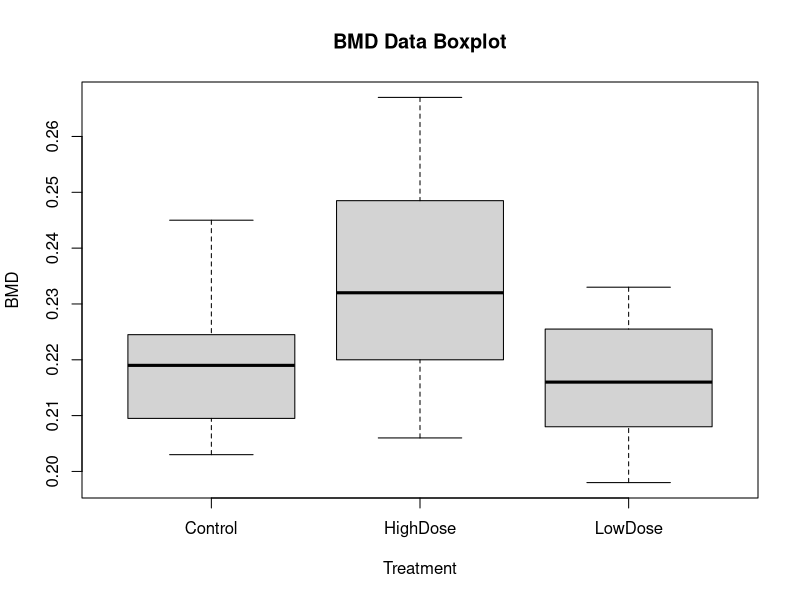
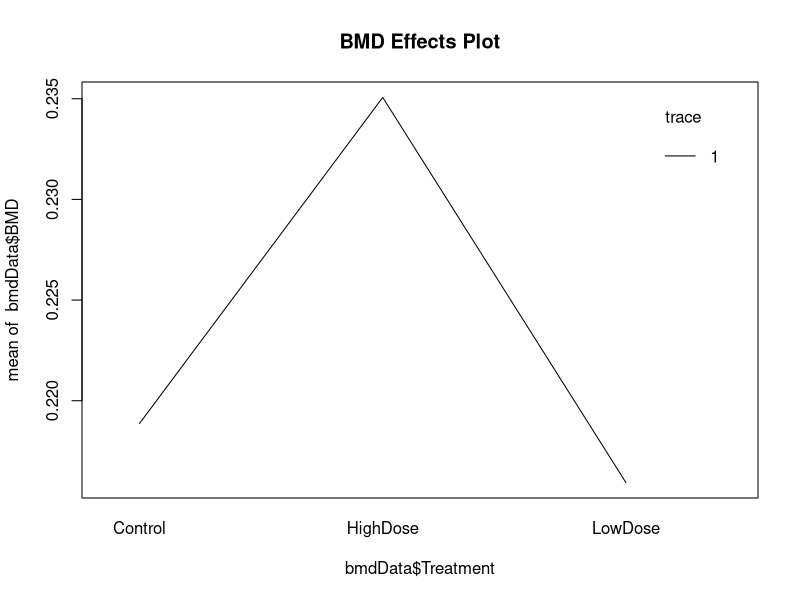
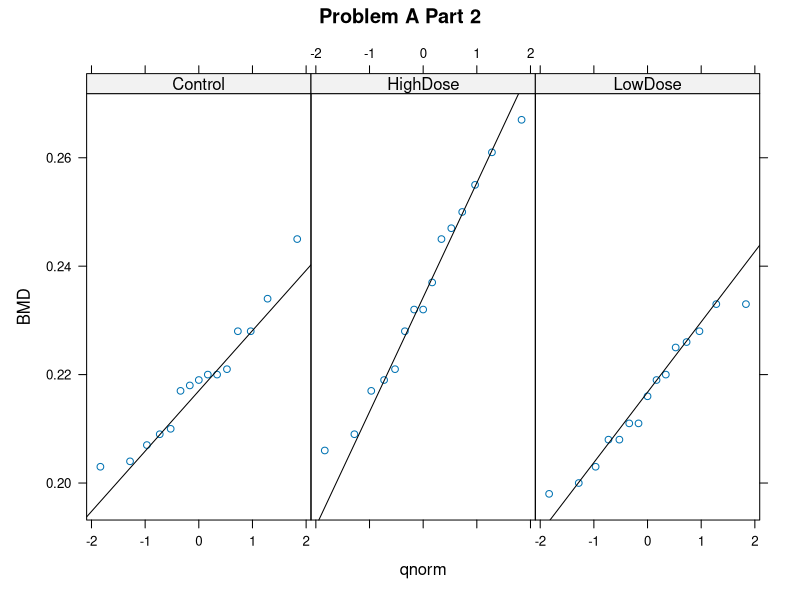
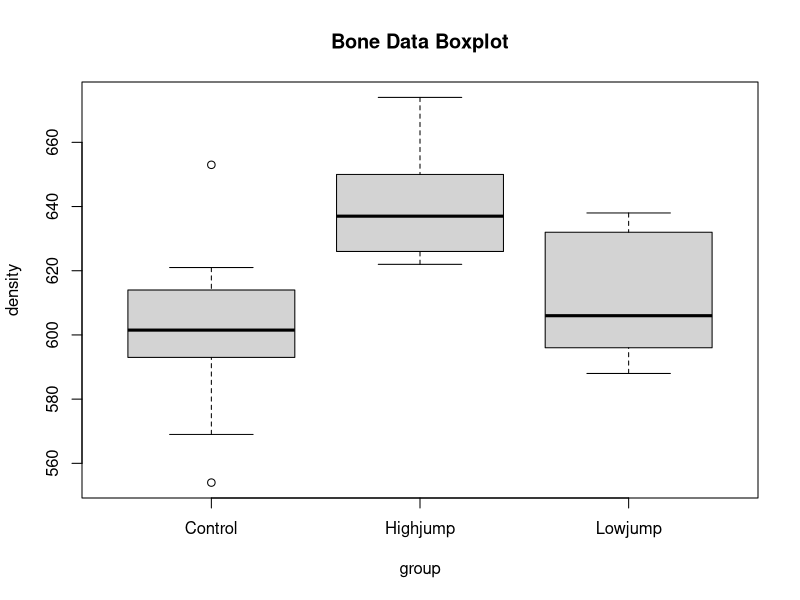
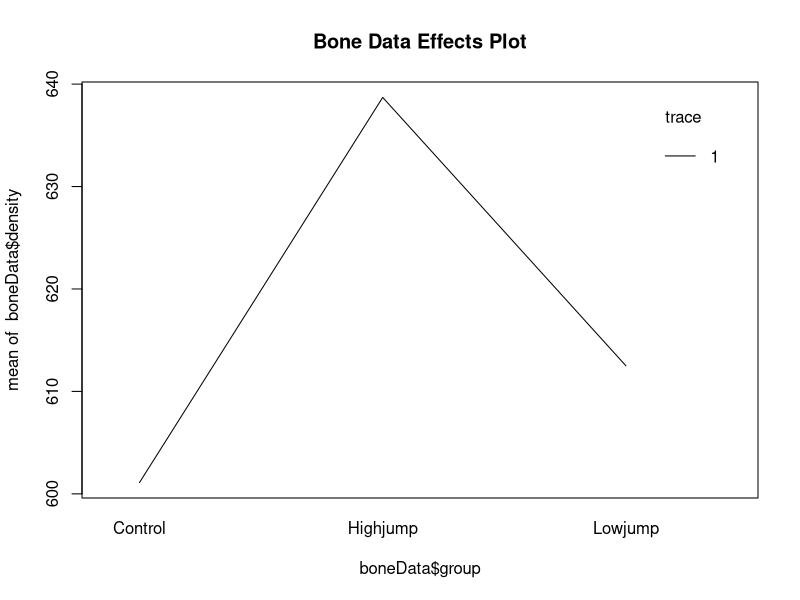
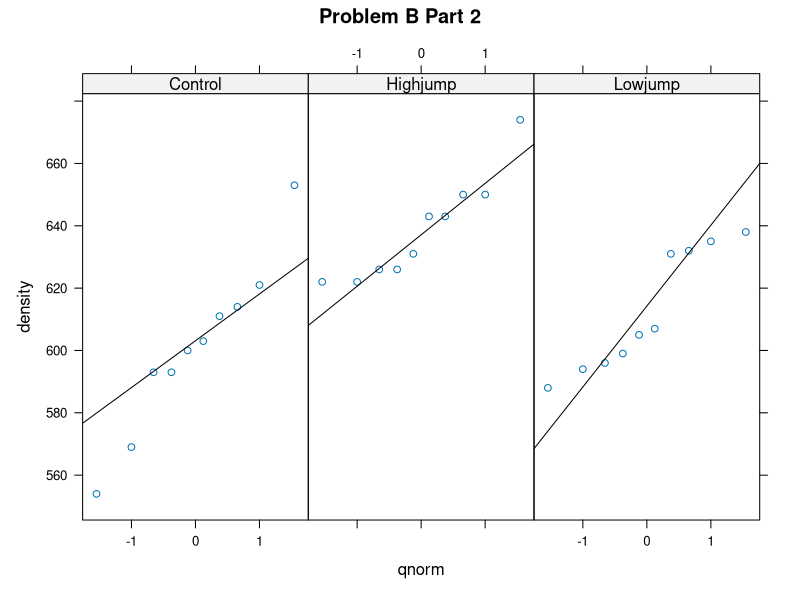
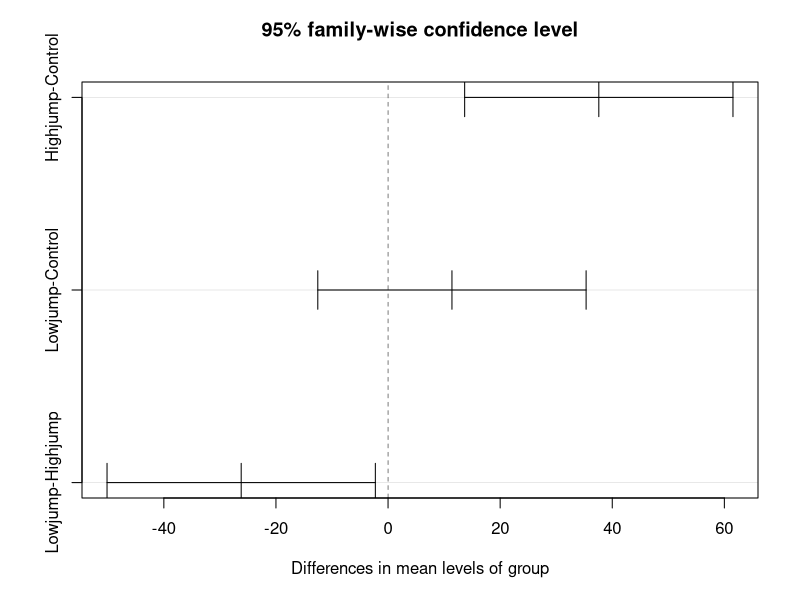

These charts were generated, in order, by the following R code:
##### Problem A #####
bmdData <- read.table(file="ex12-45bmd.txt",header=T)

##### Part 1 #####
boxplot(BMD~Treatment,bmdData,main="BMD Data Boxplot") # Boxplot
# Effects Plot
trace <-rep(1,length(bmdData$Treatment))
interaction.plot(bmdData$Treatment,trace,bmdData$BMD,fun=mean,lengend=F,main="BMD Effects Plot")
# Info Table
attach(bmdData)
tapply(BMD, Treatment, length) # Sample Size
tapply(BMD, Treatment, mean) # Mean
tapply(BMD, Treatment, sd) # Standard Deviation

##### Part 2 #####
library(lattice)
qqmath(~BMD | Treatment, data = bmdData, layout=c(3,1), panel = function(x) {
	panel.qqmath(x)
	panel.qqmathline(x)
	}, main="Problem A Part 2")

##### Part 3 #####
fit <- aov(BMD ~ Treatment, bmdData)
summary(fit)

##### Part 4 #####
pairwise.t.test(bmdData$BMD, bmdData$Treatment, p.adjust="bon")

##### Problem B #####
boneData <- read.table(file="ex12-47jump.txt",header=T)

##### Part 1 #####
boxplot(density~group,boneData,main="Bone Data Boxplot") # Boxplot
# Effects Plot
trace <-rep(1,length(boneData$group))
interaction.plot(boneData$group,trace,boneData$density,fun=mean,lengend=F,main="Bone Data Effects Plot")
# Info Table
attach(boneData)
tapply(density, group, length) # Sample Size
tapply(density, group, mean) # Mean
tapply(density, group, sd) # Standard Deviation

##### Part 2 #####
library(lattice)
qqmath(~density | group, data = boneData, layout=c(3,1), panel = function(x) {
	panel.qqmath(x)
	panel.qqmathline(x)
	}, main="Problem B Part 2")

##### Part 3 #####
fit <- aov(density ~ group, boneData)
summary(fit)

##### Part 4 #####
test.Tukey <- TukeyHSD(fit, conf.level=0.95)
test.Tukey
plot(test.Tukey)